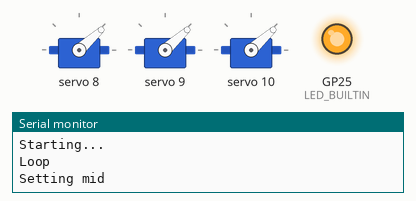
Simulated run of this sketch. Board: Raspberry Pi Pico. Parts: 3 × servo, output pins drawn as LEDs (lit = HIGH), the last lines printed to the serial monitor.

Above: at 0.05 s.
At 0.75 s:
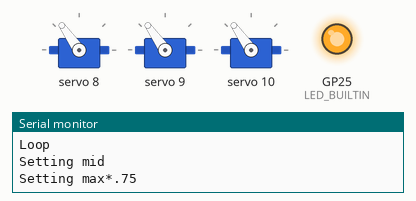
At 1.5 s:
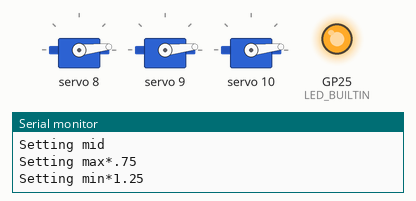
Timing chart, 0 to 3.5 s (numbered marks = the images above):
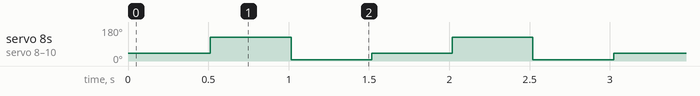

The sketch:

multi_servo_test.ino
```cpp
#include <Servo.h>
#include <Adafruit_PWMServoDriver.h>
#include <Wire.h>

#define SERVOMIN  100 // This is the 'minimum' pulse length count (out of 4096)
#define SERVOMAX  500 // This is the 'maximum' pulse length count (out of 4096)
//#define USMIN  600 // This is the rounded 'minimum' microsecond length based on the minimum pulse of 150
//#define USMAX  2400 // This is the rounded 'maximum' microsecond length based on the maximum pulse of 600
#define SERVO_FREQ 50 // Analog servos run at ~50 Hz updates

Adafruit_PWMServoDriver pwm1 = Adafruit_PWMServoDriver(0x40);
Adafruit_PWMServoDriver pwm2 = Adafruit_PWMServoDriver(0x41);

Servo servos[3];

void setup() {
  pinMode(LED_BUILTIN, OUTPUT);
  digitalWrite(LED_BUILTIN, HIGH);
  Serial.begin(9600);

  Wire.setSDA(0);
  Wire.setSCL(1);
  Wire.begin();

  pwm1.begin();
  pwm2.begin();

  pwm1.setOscillatorFrequency(27000000);
  pwm1.setPWMFreq(SERVO_FREQ);

  delay(10);
  Serial.println("Starting...");
}

int angle_to_pwm(int angle) {
  angle = map(angle, 0, 180, SERVOMIN, SERVOMAX);
  int analog_value = int(float(angle) / 1000000 * SERVO_FREQ * 4096);
  return analog_value;
}

void loop() {
  Serial.println("Loop");

  Serial.println("Setting mid");
  pwm1.setPWM(8, 0, (SERVOMAX-SERVOMIN)/2);
  pwm1.setPWM(9, 0, (SERVOMAX-SERVOMIN)/2);
  pwm1.setPWM(10, 0, (SERVOMAX-SERVOMIN)/2);

  delay(500);

  Serial.println("Setting max*.75");
  pwm1.setPWM(8, 0, SERVOMAX*.75);
  pwm1.setPWM(9, 0, SERVOMAX*.75);
  pwm1.setPWM(10, 0, SERVOMAX*.75);

  delay(500);
  Serial.println("Setting min*1.25");

  pwm1.setPWM(8, 0, SERVOMIN*1.25);
  pwm1.setPWM(9, 0, SERVOMIN*1.25);
  pwm1.setPWM(10, 0, SERVOMIN*1.25);
  delay(500);

  //pwm1.setPWM(8, 0, 2048);
  //pwm1.setPWM(9, 0, 2048);
  //pwm1.setPWM(10, 0, 2048);

  #if 0
  pwm1.setPWM(8, 0, angle_to_pwm(90));
  pwm1.setPWM(9, 0, angle_to_pwm(90));
  pwm1.setPWM(10, 0, angle_to_pwm(90));

  delay(500);
  pwm1.setPWM(8, 0, angle_to_pwm(180));
  pwm1.setPWM(9, 0, angle_to_pwm(180));
  pwm1.setPWM(10, 0, angle_to_pwm(180));

  delay(500);
  pwm1.setPWM(8, 0, angle_to_pwm(0));
  pwm1.setPWM(9, 0, angle_to_pwm(0));
  pwm1.setPWM(10, 0, angle_to_pwm(0));

  delay(500);
  #endif

}
```

Measured:
- by itself, servo 8–10: repeats every 1.5 s: 6° 0.50 s, 42° 0.50 s, 125° 0.50 s
